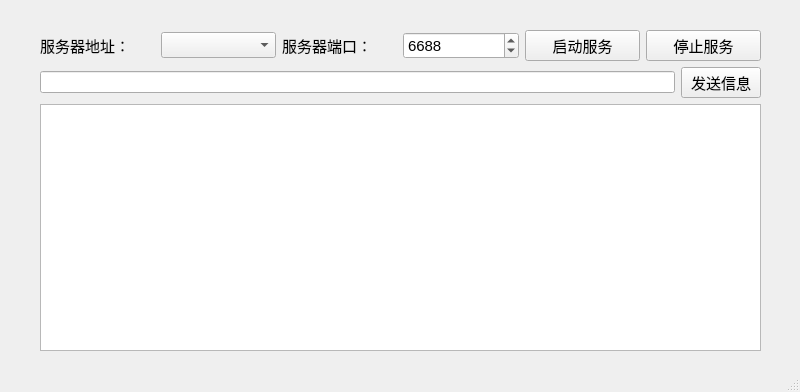
<?xml version="1.0" encoding="UTF-8"?>
<ui version="4.0">
 <class>MainWindow</class>
 <widget class="QMainWindow" name="MainWindow">
  <property name="geometry">
   <rect>
    <x>0</x>
    <y>0</y>
    <width>800</width>
    <height>392</height>
   </rect>
  </property>
  <property name="windowTitle">
   <string>TCP客户端</string>
  </property>
  <widget class="QWidget" name="centralwidget">
   <widget class="QWidget" name="layoutWidget">
    <property name="geometry">
     <rect>
      <x>40</x>
      <y>30</y>
      <width>721</width>
      <height>321</height>
     </rect>
    </property>
    <layout class="QVBoxLayout" name="verticalLayout">
     <item>
      <layout class="QHBoxLayout" name="horizontalLayout">
       <item>
        <widget class="QLabel" name="label">
         <property name="font">
          <font>
           <pointsize>11</pointsize>
          </font>
         </property>
         <property name="text">
          <string>服务器地址：</string>
         </property>
        </widget>
       </item>
       <item>
        <widget class="QComboBox" name="comboBox_IP">
         <property name="font">
          <font>
           <pointsize>11</pointsize>
          </font>
         </property>
        </widget>
       </item>
       <item>
        <widget class="QLabel" name="label_2">
         <property name="font">
          <font>
           <pointsize>11</pointsize>
          </font>
         </property>
         <property name="text">
          <string>服务器端口：</string>
         </property>
        </widget>
       </item>
       <item>
        <widget class="QSpinBox" name="spinBox_PORT">
         <property name="font">
          <font>
           <pointsize>11</pointsize>
          </font>
         </property>
         <property name="minimum">
          <number>1000</number>
         </property>
         <property name="maximum">
          <number>65535</number>
         </property>
         <property name="value">
          <number>6688</number>
         </property>
        </widget>
       </item>
       <item>
        <widget class="QPushButton" name="pushButton_start">
         <property name="font">
          <font>
           <pointsize>11</pointsize>
          </font>
         </property>
         <property name="text">
          <string>启动服务</string>
         </property>
        </widget>
       </item>
       <item>
        <widget class="QPushButton" name="pushButton_stop">
         <property name="font">
          <font>
           <pointsize>11</pointsize>
          </font>
         </property>
         <property name="text">
          <string>停止服务</string>
         </property>
        </widget>
       </item>
      </layout>
     </item>
     <item>
      <layout class="QHBoxLayout" name="horizontalLayout_2">
       <item>
        <widget class="QLineEdit" name="lineEdit_Input"/>
       </item>
       <item>
        <widget class="QPushButton" name="pushButton_send">
         <property name="font">
          <font>
           <pointsize>11</pointsize>
          </font>
         </property>
         <property name="text">
          <string>发送信息</string>
         </property>
        </widget>
       </item>
      </layout>
     </item>
     <item>
      <widget class="QPlainTextEdit" name="plainTextEdit"/>
     </item>
    </layout>
   </widget>
  </widget>
  <widget class="QStatusBar" name="statusbar"/>
 </widget>
 <resources/>
 <connections/>
</ui>
